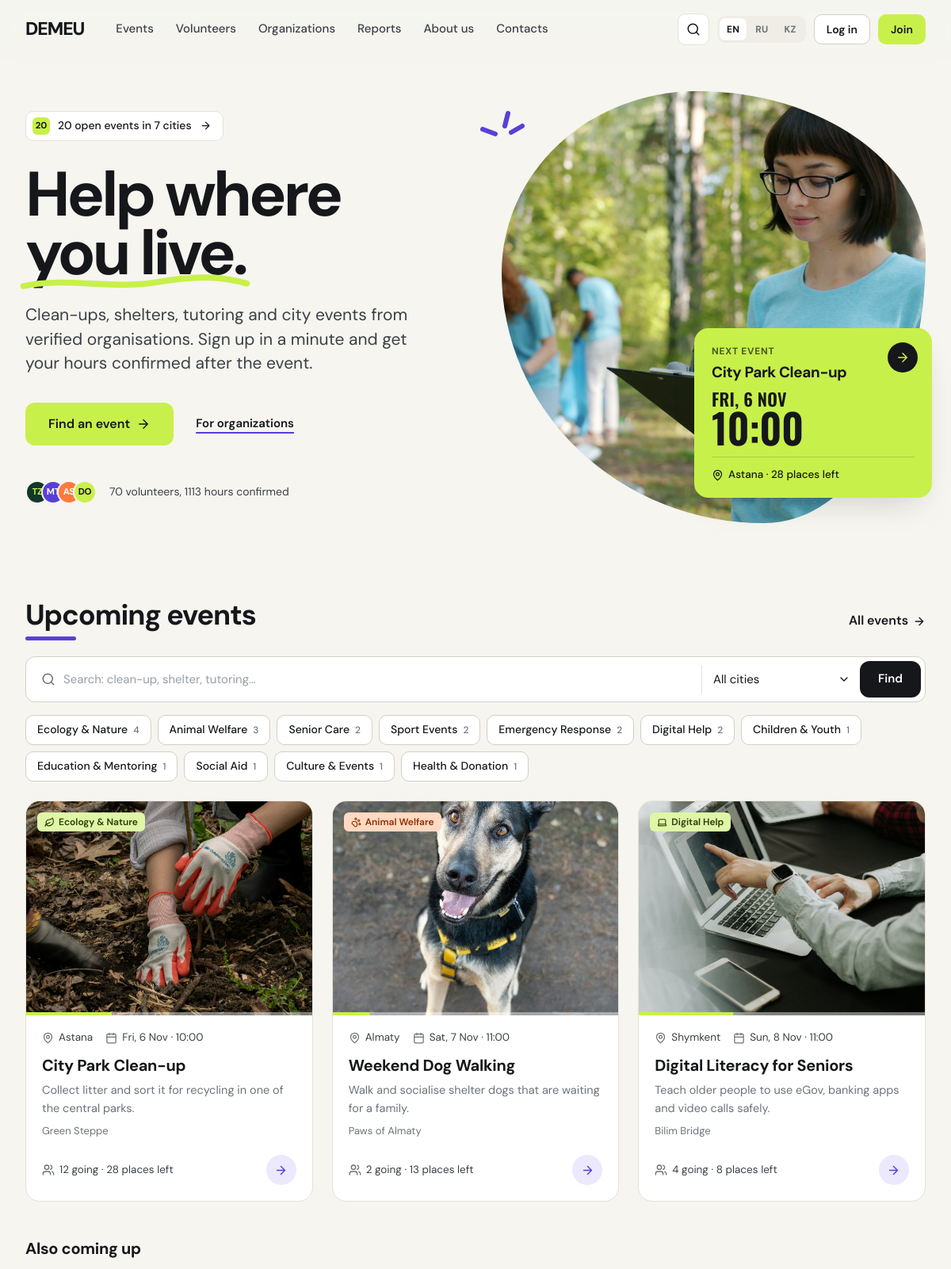
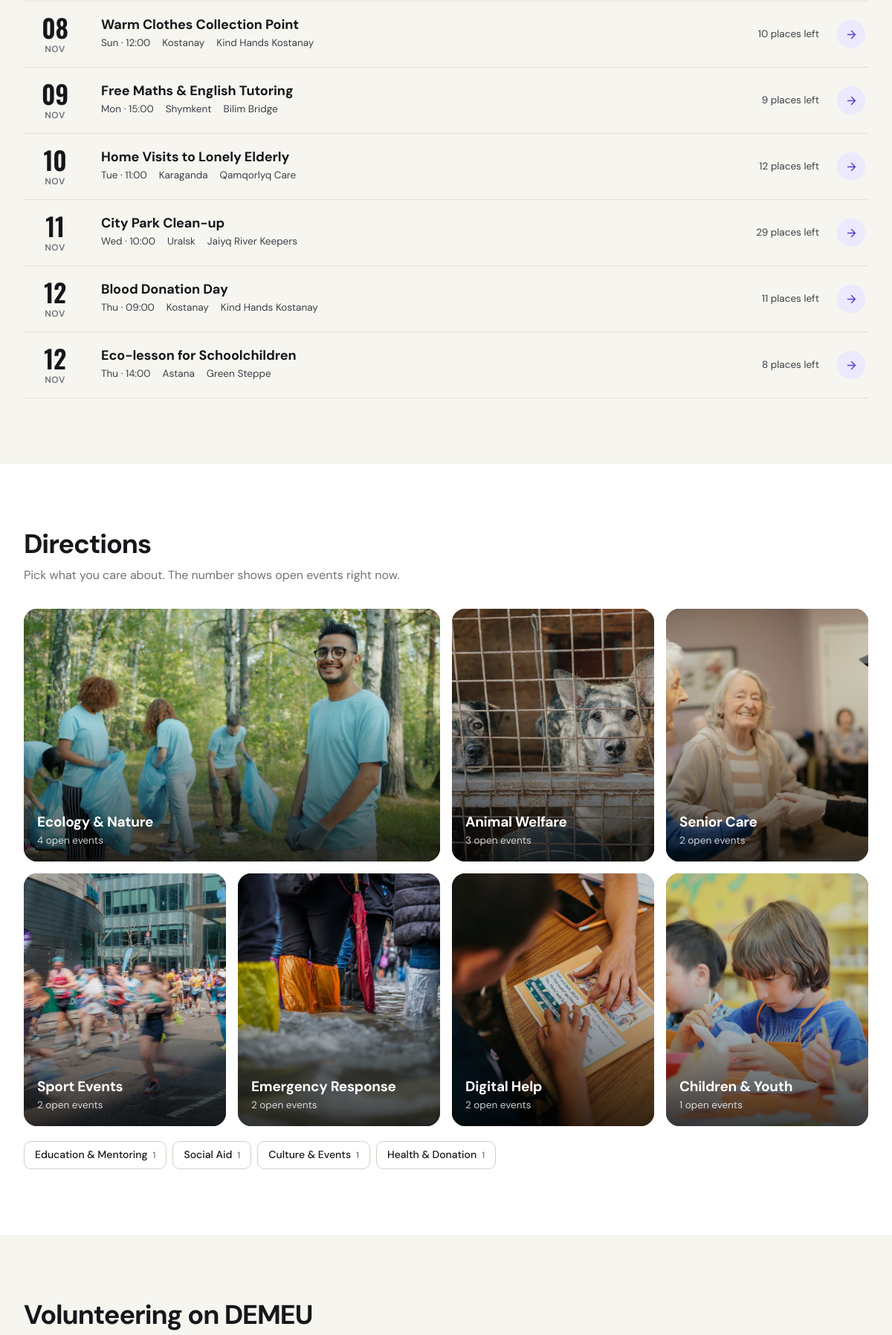
The page / (upper part) on the database its author committed (2 pictures, top to bottom).
### tables this page shows
CREATE TABLE volunteers (
    volunteer_id  INTEGER PRIMARY KEY,
    user_id       INTEGER NOT NULL UNIQUE REFERENCES users(user_id) ON DELETE RESTRICT,
    full_name     TEXT NOT NULL CHECK (length(trim(full_name)) >= 3),
    phone         TEXT NOT NULL CHECK (phone GLOB '+7[0-9][0-9][0-9][0-9][0-9][0-9][0-9][0-9][0-9][0-9]'),
    birth_date    TEXT NOT NULL,               -- YYYY-MM-DD, age 14+ checked in the app
    city_id       INTEGER NOT NULL REFERENCES cities(city_id) ON DELETE RESTRICT,
    about         TEXT,
    skills        TEXT,                        -- free text, e.g. "first aid, English, driving"
    avatar_path   TEXT,
    is_public     INTEGER NOT NULL DEFAULT 1 CHECK (is_public IN (0,1)),     -- listed in the catalogue
    show_contacts INTEGER NOT NULL DEFAULT 0 CHECK (show_contacts IN (0,1)), -- phone/email visible to everyone
    created_at    TEXT NOT NULL DEFAULT (datetime('now','localtime'))
);

CREATE TABLE events (
    event_id              INTEGER PRIMARY KEY,
    org_id                INTEGER NOT NULL REFERENCES organizations(org_id) ON DELETE RESTRICT,
    coordinator_id        INTEGER NOT NULL REFERENCES coordinators(coordinator_id) ON DELETE RESTRICT,
    direction_id          INTEGER NOT NULL REFERENCES directions(direction_id) ON DELETE RESTRICT,
    city_id               INTEGER NOT NULL REFERENCES cities(city_id) ON DELETE RESTRICT,
    title                 TEXT NOT NULL CHECK (length(trim(title)) >= 5),
    summary               TEXT NOT NULL,       -- one line for cards
    description           TEXT NOT NULL,
    address               TEXT NOT NULL,
    starts_at             TEXT NOT NULL,       -- YYYY-MM-DD HH:MM
    ends_at               TEXT NOT NULL,
    registration_deadline TEXT NOT NULL,
    max_volunteers        INTEGER NOT NULL CHECK (max_volunteers BETWEEN 1 AND 1000),
    min_age               INTEGER NOT NULL DEFAULT 14 CHECK (min_age BETWEEN 14 AND 99),
    requires_approval     INTEGER NOT NULL DEFAULT 1 CHECK (requires_approval IN (0,1)),
    requirements          TEXT,                -- what to bring / skills needed
    provided              TEXT,                -- what organisers provide (meals, gloves...)
    cover_path            TEXT,
    status                TEXT NOT NULL DEFAULT 'published'
                          CHECK (status IN ('draft','published','cancelled','completed')),
    cancel_reason         TEXT,
    created_at            TEXT NOT NULL DEFAULT (datetime('now','localtime')),
    updated_at            TEXT,
    CHECK (ends_at > starts_at),
    CHECK (registration_deadline <= starts_at)
);

CREATE TABLE cities (
    city_id     INTEGER PRIMARY KEY,
    name_en     TEXT NOT NULL UNIQUE,
    name_ru     TEXT NOT NULL,
    name_kk     TEXT NOT NULL,
    region_en   TEXT NOT NULL,
    lat         REAL,
    lng         REAL
);

CREATE TABLE directions (
    direction_id INTEGER PRIMARY KEY,
    slug         TEXT NOT NULL UNIQUE,
    name_en      TEXT NOT NULL,
    name_ru      TEXT NOT NULL,
    name_kk      TEXT NOT NULL,
    icon         TEXT NOT NULL DEFAULT 'heart',
    tone         TEXT NOT NULL DEFAULT 'mint'
                 CHECK (tone IN ('mint','sage','butter','sky','rose','lilac'))
);

CREATE TABLE organizations (
    org_id           INTEGER PRIMARY KEY,
    name             TEXT NOT NULL UNIQUE,
    bin              TEXT NOT NULL UNIQUE CHECK (length(bin) = 12 AND bin NOT GLOB '*[^0-9]*'),
    org_type         TEXT NOT NULL CHECK (org_type IN ('ngo','foundation','initiative','university','government','business')),
    description      TEXT NOT NULL,
    city_id          INTEGER NOT NULL REFERENCES cities(city_id) ON DELETE RESTRICT,
    address          TEXT NOT NULL,
    email            TEXT NOT NULL,
    phone            TEXT NOT NULL,
    website          TEXT,
    logo_path        TEXT,
    founded_year     INTEGER CHECK (founded_year BETWEEN 1950 AND 2100),
    status           TEXT NOT NULL DEFAULT 'pending'
                     CHECK (status IN ('pending','verified','rejected','suspended')),
    status_comment   TEXT,                     -- reason for rejection / suspension
    verified_at      TEXT,
    verified_by      INTEGER REFERENCES users(user_id) ON DELETE SET NULL,
    created_at       TEXT NOT NULL DEFAULT (datetime('now','localtime'))
);

### demeu/public.py (the view)
@bp.route("/")
def home():
    now = now_str()
    featured = query(S.EVENT_SELECT + f""" WHERE {S.PUBLIC_WHERE} AND e.status='published'
                     AND e.registration_deadline >= ? AND (SELECT COUNT(*) FROM registrations r WHERE r.event_id=e.event_id
                     AND r.status IN ('approved','attended')) < e.max_volunteers ORDER BY e.starts_at LIMIT 9""", (now,))
    stats = dict(
        volunteers=scalar("SELECT COUNT(*) FROM volunteers"),
        orgs=scalar("SELECT COUNT(*) FROM organizations WHERE status='verified'"),
        hours=scalar("SELECT COALESCE(SUM(hours_confirmed),0) FROM registrations WHERE status='attended'"),
        events=scalar("SELECT COUNT(*) FROM events WHERE status='completed'"),
        cities=scalar("SELECT COUNT(DISTINCT city_id) FROM events WHERE status IN ('published','completed')"),
        open=scalar(f"SELECT COUNT(*) FROM events e JOIN organizations o USING(org_id) WHERE {S.PUBLIC_WHERE}"
                    " AND e.status='published' AND e.registration_deadline >= ?", (now,)),
    )
    dir_counts = query(f"""SELECT d.*, COUNT(e.event_id) AS n FROM directions d
        LEFT JOIN events e ON e.direction_id=d.direction_id AND e.status='published' AND e.registration_deadline >= ?
        LEFT JOIN organizations o ON o.org_id=e.org_id AND o.status='verified'
        GROUP BY d.direction_id ORDER BY d.direction_id""", (now,))
    top_orgs = query("""SELECT o.*, c.name_en AS city_name_en, c.name_ru AS city_name_ru, c.name_kk AS city_name_kk,
        (SELECT COUNT(*) FROM events e WHERE e.org_id=o.org_id AND e.status IN ('published','completed')) AS n_events
        FROM organizations o JOIN cities c USING (city_id) WHERE o.status='verified'
        ORDER BY n_events DESC LIMIT 5""")
    org_hours = {r["org_id"]: r["h"] for r in query("""SELECT e.org_id, COALESCE(SUM(r.hours_confirmed),0) AS h
        FROM events e JOIN registrations r USING (event_id) WHERE r.status='attended' GROUP BY e.org_id""")}
    recent_reviews = query("""SELECT f.*, v.full_name, v.avatar_path, v.is_public, e.title, e.event_id
        FROM feedback f JOIN registrations r USING (registration_id) JOIN volunteers v USING (volunteer_id)
        JOIN events e USING (event_id) WHERE f.is_hidden=0 AND f.rating>=4 AND length(f.comment) > 20
        GROUP BY f.comment ORDER BY f.created_at DESC LIMIT 3""")
    faces = query("SELECT full_name, avatar_path FROM volunteers WHERE is_public=1 ORDER BY created_at DESC LIMIT 4")
    return render_template("public/home.html", featured=featured, stats=stats, dir_counts=dir_counts,
                           top_orgs=top_orgs, org_hours=org_hours, reviews=recent_reviews, faces=faces, **ref())

### demeu/templates/public/home.html (shortened to what this page needs)
{% extends "base.html" %}
{% from "partials/macros.html" import event_card, event_row, cover_url, cover_attrs, dir_tag, org_logo, avatar, rating %}
{% block content %}
{% set top = featured[0] if featured else None %}
<section class="hero">
  <div class="wrap hero-grid">
    <div>
      <a class="hero-note" href="{{ url_for('public.events') }}"><span class="dot">{{ stats.open }}</span>{{ _('hero_note', n=stats.open, c=stats.cities) }} {{ icon('arrow-right', 15) }}</a>
      <h1>{{ _('home_h1_a') }} <span class="scribble">{{ _('home_h1_b') }}<svg viewBox="0 0 300 30" preserveAspectRatio="none" aria-hidden="true"><path d="M4 20 C 60 6, 120 26, 180 14 S 270 8, 296 16" fill="none" stroke="#c8f04a" stroke-width="9" stroke-linecap="round"/></svg></span></h1>
      <p class="lead">{{ _('home_lead') }}</p>
      <div class="hero-actions">
        <a class="btn btn-primary btn-lg" href="{{ url_for('public.events') }}">{{ _('find_event') }} {{ icon('arrow-right', 18) }}</a>
        <a class="btn btn-text" href="{{ url_for('auth.register_organization') }}">{{ _('for_organizations') }}</a>
      </div>
      <div class="hero-people">
        <div class="avatar-stack">{% for f in faces %}{{ avatar(f.avatar_path, f.full_name, 'sm') }}{% endfor %}</div>
        <span>{{ _('hero_people', n=stats.volunteers, h=fmt_hours(stats.hours)) }}</span>
      </div>
    </div>
    <div class="hero-visual">
      <svg class="hero-spark" viewBox="0 0 64 64" aria-hidden="true"><g stroke="currentColor" stroke-width="6" stroke-linecap="round"><path d="M40 6 L36 22"/><path d="M58 22 L44 30"/><path d="M8 26 L24 32"/></g></svg>
      <div class="hero-photo"><img src="{{ photo_url(HERO_PHOTO, 1200) }}" onerror="this.onerror=null;this.src='{{ fallback_url('ecology') }}'" alt="{{ _('hero_photo_alt') }}"></div>
      {% if top %}
      <a class="next-panel" href="{{ url_for('public.event_detail', event_id=top.event_id) }}">
        <span class="go">{{ icon('arrow-right', 18) }}</span>
        <div class="lbl">{{ _('next_event') }}</div>
        <div class="t">{{ top.title }}</div>
        <div class="when"><span class="d">{{ fmt_date(top.starts_at, True, False) }}</span><span class="h">{{ fmt_time(top.starts_at) }}</span></div>
        <div class="where">{{ icon('map-pin', 15) }}{{ loc(top, 'city_name') }} · {{ _('n_left', n=top.max_volunteers - top.taken) }}</div>
      </a>
      {% endif %}
    </div>
  </div>
</section>
<section class="section" style="padding-top:24px">
  <div class="wrap">
    <div class="section-head">
      <h2 class="h-mark">{{ _('home_featured_title') }}</h2>
      <a class="link-arrow" href="{{ url_for('public.events') }}">{{ _('all_events') }} {{ icon('arrow-right', 16) }}</a>
    </div>
    <form class="search-bar" action="{{ url_for('public.events') }}" method="get" role="search">
      <label class="input-icon"><span class="sr-only">{{ _('search') }}</span>{{ icon('search') }}
        <input class="input" name="q" placeholder="{{ _('search_events_placeholder') }}"></label>
      <label><span class="sr-only">{{ _('city') }}</span>
        <select class="select" name="city"><option value="">{{ _('all_cities') }}</option>
          {% for c in cities %}<option value="{{ c.city_id }}">{{ loc(c, 'name') }}</option>{% endfor %}</select></label>
      <button class="btn btn-dark" type="submit">{{ _('find') }}</button>
    </form>
    <div class="cats">
      {% for d in dir_counts|sort(attribute='n', reverse=True) if d.n %}
        <a class="chip" href="{{ url_for('public.events', direction=d.direction_id) }}">{{ loc(d, 'name') }} <span class="n">{{ d.n }}</span></a>
      {% endfor %}
    </div>
    <div class="grid grid-3 mt-3">
      {% for ev in featured[:3] %}{{ event_card(ev) }}{% endfor %}
    </div>
    {% if featured|length > 3 %}
    <h3 class="mt-4 mb-2">{{ _('home_more_title') }}</h3>
    <div class="ev-rows">{% for ev in featured[3:] %}{{ event_row(ev) }}{% endfor %}</div>
    {% endif %}
  </div>
</section>
<section class="section tint">
  <div class="wrap">
    <div class="section-head">
      <div><h2>{{ _('home_directions_title') }}</h2><p>{{ _('home_directions_text') }}</p></div>
    </div>
    {% set ranked = dir_counts|sort(attribute='n', reverse=True) %}
    <div class="dir-tiles">
      {% for d in ranked[:7] %}
      <a class="dir-tile {{ 'wide' if loop.first }}" href="{{ url_for('public.events', direction=d.direction_id) }}">
        <img src="{{ direction_photo(d.slug, 1 if loop.first else 0, 900) }}" onerror="this.onerror=null;this.src='{{ fallback_url(d.slug) }}'" alt="" loading="lazy">
        <span class="cap"><b>{{ loc(d, 'name') }}</b><span>{{ _('n_open_events', n=d.n) }}</span></span>
      </a>
      {% endfor %}
    </div>
    <div class="dir-more">
      {% for d in ranked[7:] %}<a class="chip" href="{{ url_for('public.events', direction=d.direction_id) }}">{{ loc(d, 'name') }} <span class="n">{{ d.n }}</span></a>{% endfor %}
    </div>
  </div>
</section>
<section class="section">
  <div class="wrap">
    <div class="section-head"><div><h2>{{ _('home_impact_title') }}</h2><p>{{ _('home_impact_text') }}</p></div></div>
  </div>
</section>
{% endblock %}

### demeu/templates/partials/macros.html (shortened to what this page needs)
{% macro cover_url(ev, w=1000) -%}
{%- if ev.cover_path -%}{{ media_url(ev.cover_path) }}{%- else -%}{{ direction_photo(ev.dir_slug, ev.event_id, w) }}{%- endif -%}
{%- endmacro %}
{% macro cover_attrs(ev, w=1000) -%}
src="{{ cover_url(ev, w) }}" onerror="this.onerror=null;this.src='{{ fallback_url(ev.dir_slug) }}'"
{%- endmacro %}
{% macro avatar(path, name, cls='') -%}
<span class="avatar {{ cls }}">{% if path %}<img src="{{ media_url(path) }}" alt="">{% else %}{{ initials(name) }}{% endif %}</span>
{%- endmacro %}
{% macro dir_tag(row, prefix='dir_') -%}
<span class="tag tone-{{ row[prefix ~ 'tone'] if prefix else row.tone }}">{{ icon(row[prefix ~ 'icon'] if prefix else row.icon, 13) }}{{ loc(row, prefix ~ 'name' if prefix else 'name') }}</span>
{%- endmacro %}
{% macro event_card(ev, cls='') -%}
{% set phase = event_phase(ev) %}
{% set left = ev.max_volunteers - ev.taken %}
{% set pct = [100, (ev.taken * 100 // ev.max_volunteers) if ev.max_volunteers else 0]|min %}
<article class="ev-card {{ cls }} {{ 'past' if phase in ('finished', 'cancelled') }}">
  <a class="ev-photo" href="{{ url_for('public.event_detail', event_id=ev.event_id) }}" tabindex="-1" aria-hidden="true">
    <img {{ cover_attrs(ev, 1200 if 'wide' in cls else 800) }} alt="" loading="lazy">
    <span class="ev-cat">{{ dir_tag(ev) }}</span>
    {% if phase == 'upcoming' %}<span class="ev-fill"><i style="width: {{ pct }}%"></i></span>{% endif %}
  </a>
  <div class="ev-body">
    <div class="ev-meta"><span>{{ icon('map-pin') }}{{ loc(ev, 'city_name') }}</span><span>{{ icon('calendar') }}{{ fmt_date(ev.starts_at, True, False) }} · {{ fmt_time(ev.starts_at) }}</span></div>
    <h3><a href="{{ url_for('public.event_detail', event_id=ev.event_id) }}">{{ ev.title }}</a></h3>
    <p class="ev-sum">{{ ev.summary }}</p>
    <a class="ev-org" href="{{ url_for('public.organization_profile', org_id=ev.org_id) }}">{{ ev.org_name }}</a>
    <div class="ev-foot">
      <span class="ev-going">{{ icon('users', 16) }}<span>{{ _('n_going', n=ev.taken) }}{% if phase == 'upcoming' and left > 0 %} · {{ _('n_left', n=left) }}{% endif %}</span></span>
      <span class="round-go" aria-hidden="true">{{ icon('arrow-right', 17) }}</span>
    </div>
  </div>
</article>
{%- endmacro %}
{% macro event_row(ev) -%}
{% set left = ev.max_volunteers - ev.taken %}
<a class="ev-row" href="{{ url_for('public.event_detail', event_id=ev.event_id) }}">
  <span class="ev-date"><b>{{ ev.starts_at[8:10] }}</b><span>{{ fmt_date(ev.starts_at, False, False).split(' ')[1] }}</span></span>
  <span><h4>{{ ev.title }}</h4>
    <span class="ev-meta"><span>{{ fmt_date(ev.starts_at, True, False).split(',')[0] }} · {{ fmt_time(ev.starts_at) }}</span><span>{{ loc(ev, 'city_name') }}</span><span>{{ ev.org_name }}</span></span></span>
  <span class="places">{% if left > 0 %}{{ _('n_left', n=left) }}{% else %}{{ _('full') }}{% endif %}</span>
  <span class="round-go">{{ icon('arrow-right', 17) }}</span>
</a>
{%- endmacro %}

### rows shown on the page
volunteers: full_name "TZ"
volunteers: full_name "MT"
volunteers: full_name "AS"
volunteers: full_name "DO"
events: title "City Park Clean-up", starts_at "FRI, 6 NOV", starts_at "10:00", shows a picture, {{ pct }} 30 (drawn), starts_at "Fri, 6 Nov", summary "Collect litter and sort it for recycling in one of the central parks.", org_name "Green Steppe"
cities: name_en "Astana"
directions: name_en "Ecology & Nature", n "4", shows a picture
directions: name_en "Animal Welfare", n "3", shows a picture
directions: name_en "Senior Care", n "2", shows a picture
directions: name_en "Sport Events", n "2", shows a picture
directions: name_en "Emergency Response", n "2", shows a picture
directions: name_en "Digital Help", n "2", shows a picture
directions: name_en "Children & Youth", n "1", shows a picture
directions: name_en "Education & Mentoring", n "1"
directions: name_en "Social Aid", n "1"
directions: name_en "Culture & Events", n "1"
directions: name_en "Health & Donation", n "1"
events: shows a picture, {{ pct }} 13 (drawn), starts_at "Sat, 7 Nov", starts_at "11:00", title "Weekend Dog Walking", summary "Walk and socialise shelter dogs that are waiting for a family.", org_name "Paws of Almaty"
cities: name_en "Almaty"
events: shows a picture, {{ pct }} 33 (drawn), starts_at "Sun, 8 Nov", starts_at "11:00", title "Digital Literacy for Seniors", summary "Teach older people to use eGov, banking apps and video calls safely.", org_name "Bilim Bridge"
cities: name_en "Shymkent"
events: starts_at "08", starts_at "NOV", title "Warm Clothes Collection Point", starts_at "Sun", starts_at "12:00", org_name "Kind Hands Kostanay"
cities: name_en "Kostanay"
events: starts_at "09", starts_at "NOV", title "Free Maths & English Tutoring", starts_at "Mon", starts_at "15:00", org_name "Bilim Bridge"
events: starts_at "10", starts_at "NOV", title "Home Visits to Lonely Elderly", starts_at "Tue", starts_at "11:00", org_name "Qamqorlyq Care"
cities: name_en "Karaganda"
events: starts_at "11", starts_at "NOV", title "City Park Clean-up", starts_at "Wed", starts_at "10:00", org_name "Jaiyq River Keepers"
cities: name_en "Uralsk"
events: starts_at "12", starts_at "NOV", title "Blood Donation Day", starts_at "Thu", starts_at "09:00", org_name "Kind Hands Kostanay"
events: starts_at "12", starts_at "NOV", title "Eco-lesson for Schoolchildren", starts_at "Thu", starts_at "14:00", org_name "Green Steppe"

### other values the page prints
{{ LANG_LABELS[code] }} "EN" "RU" "KZ"
{{ stats.open }} "20"
form field city "All cities"
